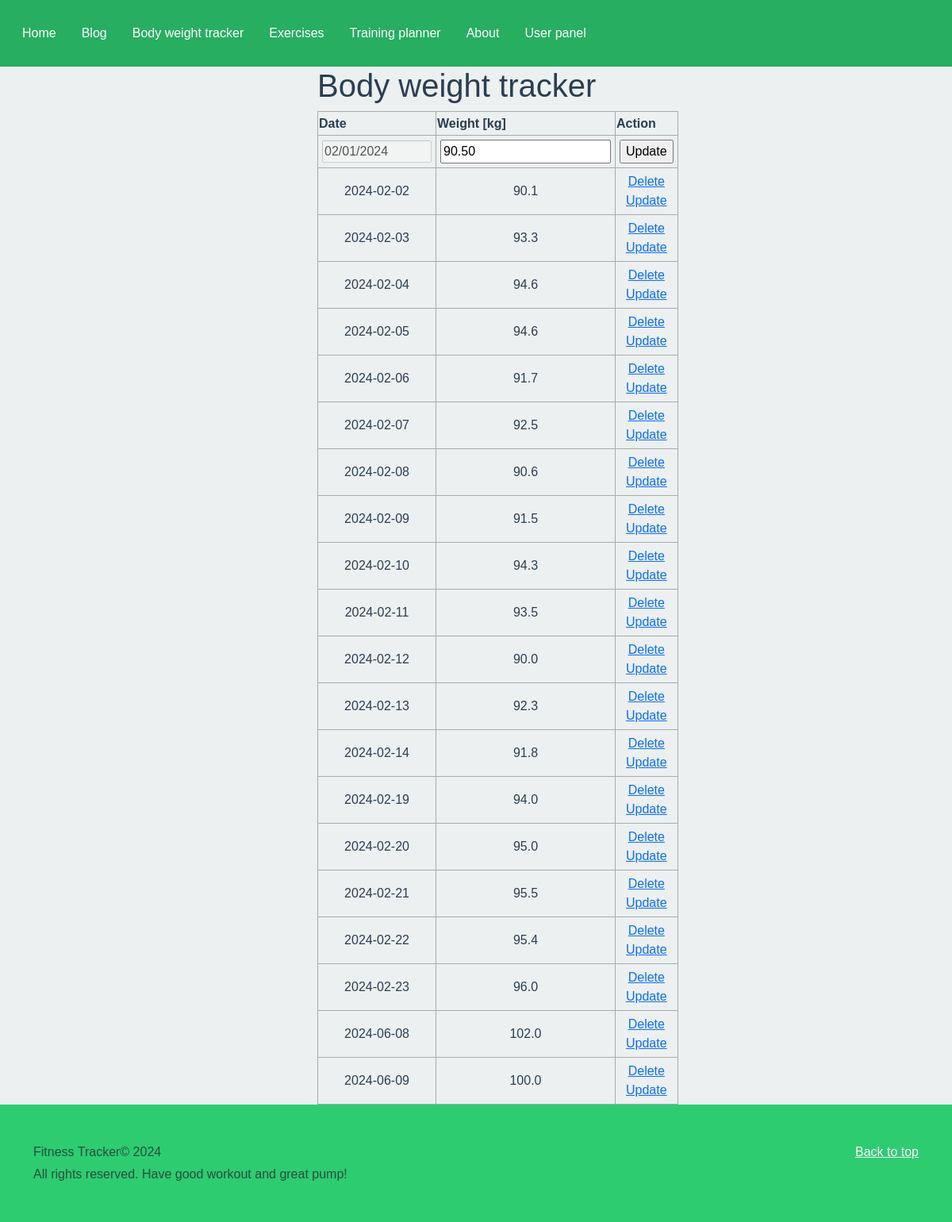
Page /bw_tracker/update/1 (signed in) on the committed database.
### ft_app/models.py (models this page shows, shortened)
class BodyWeightRecord(Base):
    __tablename__ = "bw_records"
    id = Column(Integer, primary_key=True)
    date = Column(DateTime, default=datetime.utcnow)
    weight = Column(Float)
    user_id = Column(Integer, ForeignKey(f"{User.__tablename__}.id"))
    user = relationship("User", back_populates="bw_records")

### ft_app/bw_tracker.py (the view, shortened to what this page needs)
@bp.route('/update/<int:bw_id>', methods=["GET", "POST"])
@login_required
def update(bw_id):
    form = BodyWeightRecordForm(request.form)
    bw_record_to_be_updated = get_bw_record_by_id(bw_id)
    form.date.render_kw = {'disabled': 'disabled'}
    form.date.data = bw_record_to_be_updated.date
    form.weight.data = bw_record_to_be_updated.weight
    bw_records = get_bw_records_by_id(g.user.id)
    return render_template('bw_tracker/update.html',
                           records=bw_records,
                           form=form,
                           given_id=bw_id)

### ft_app/forms.py
class BodyWeightRecordForm(FormErrorPrinter):
    date = DateField('Date',
                     default=date.today(),
                     validators=[validators.DataRequired(),
                                 validate_date_not_in_future])
    weight = DecimalField('Weight',
                          validators=[validators.DataRequired(), validate_bw_record])

### ft_app/auth.py (called while the page is built)
def login_required(view):
    @functools.wraps(view)
    def wrapped_view(**kwargs):
        if g.user is None:
            return redirect(url_for('auth.login'))
        return view(**kwargs)
    return wrapped_view

@bp.before_app_request
def load_logged_in_user():
    user_id = session.get('user_id')
    if user_id is None:
        g.user = None
    else:
        if not hasattr(g, "user") or g.user is None or g.user.id != user_id:
            g.user = get_user_by_id(user_id)

### ft_app/dbc/database.py (called while the page is built)
    @staticmethod
    def get_db_session():
        return DBC._db_session

### ft_app/dbc/queries.py (called while the page is built)
def get_user_by_id(user_id):
    db_session = DBC.get_db_session()
    return db_session.scalars(select(User).where(User.id == user_id)).one()

def get_bw_record_by_id(bw_record_id):
    db_session = DBC.get_db_session()
    return db_session.scalars(select(BodyWeightRecord).where(BodyWeightRecord.id == bw_record_id)).one()

def get_bw_records_by_id(user_id):
    db_session = DBC.get_db_session()
    return (db_session.scalars(
        select(BodyWeightRecord)
        .where(BodyWeightRecord.user_id == user_id)
        .order_by(BodyWeightRecord.date))
            .all())

### ft_app/templates/bw_tracker/update.html (shortened to what this page needs)
{%extends 'base.html' %}
{% block body %}
<div class="content">
   <h1>Body weight tracker</h1>
   {% if records|length < 1 %}
      <h4>There are no body weight records so far. Please add some records first.</h4>
   {% else %}
      <table>
         <tr>
            <th>Date</th>
            <th>Weight [kg]</th>
            <th>Action</th>
         </tr>
         {% for record in records %}
                {% if record.id == given_id %}
                <tr>
                    <form method="post">
                        <td><div>{{ form.date() }}</div></td>
                        <td><div>{{ form.weight() }}</div></td>
                        <td>
                        <input type="submit" value="Update">
                    </form>
                </tr>
                   {% else %}
                        <tr>
                           <td>{{ record.date.date() }}</td>
                           <td>{{ record.weight }}</td>
                           <td>
                              <a href="/bw_tracker/delete/{{record.id}}">Delete</a>
                              <br>
                              <a href="/bw_tracker/update/{{record.id}}">Update</a>
                           </td>
                        </tr>
                   {% endif %}
         {% endfor %}
      </table>
   {% endif %}
</div>
{% endblock %}

### ft_app/static/css/custom/main.css (style rules this page uses)
:root { --primary-color: #27ae60; --secondary-color: #2ecc71; --accent-color: #e74c3c; --background-color: #ecf0f1; --text-color: #2c3e50; --highlight-color: #f1c40f; }
body { margin: 0; font-family: sans-serif; background-color: var(--background-color); color: var(--text-color); }
.content { margin: 0 auto; width: 400px; }
table, td, th { border: 1px solid #aaa; }
th { height: 30px; }
td { text-align: center; padding: 5px; }

### ft_app/templates/bw_tracker/update.html (style rules this page uses)
html, body { box-sizing: border-box; display: flow-root; height: 100%; margin: 0; padding: 0; }

### rows in the picture
BodyWeightRecord: date "02/01/2024", weight "90.50"
BodyWeightRecord: date "2024-02-02", weight "90.1"
BodyWeightRecord: date "2024-02-03", weight "93.3"
BodyWeightRecord: date "2024-02-04", weight "94.6"
BodyWeightRecord: date "2024-02-05", weight "94.6"
BodyWeightRecord: date "2024-02-06", weight "91.7"
BodyWeightRecord: date "2024-02-07", weight "92.5"
BodyWeightRecord: date "2024-02-08", weight "90.6"
BodyWeightRecord: date "2024-02-09", weight "91.5"
BodyWeightRecord: date "2024-02-10", weight "94.3"
BodyWeightRecord: date "2024-02-11", weight "93.5"
BodyWeightRecord: date "2024-02-12", weight "90.0"
BodyWeightRecord: date "2024-02-13", weight "92.3"
BodyWeightRecord: date "2024-02-14", weight "91.8"
BodyWeightRecord: date "2024-02-19", weight "94.0"
BodyWeightRecord: date "2024-02-20", weight "95.0"
BodyWeightRecord: date "2024-02-21", weight "95.5"
BodyWeightRecord: date "2024-02-22", weight "95.4"
BodyWeightRecord: date "2024-02-23", weight "96.0"
BodyWeightRecord: date "2024-06-08", weight "102.0"
BodyWeightRecord: date "2024-06-09", weight "100.0"
